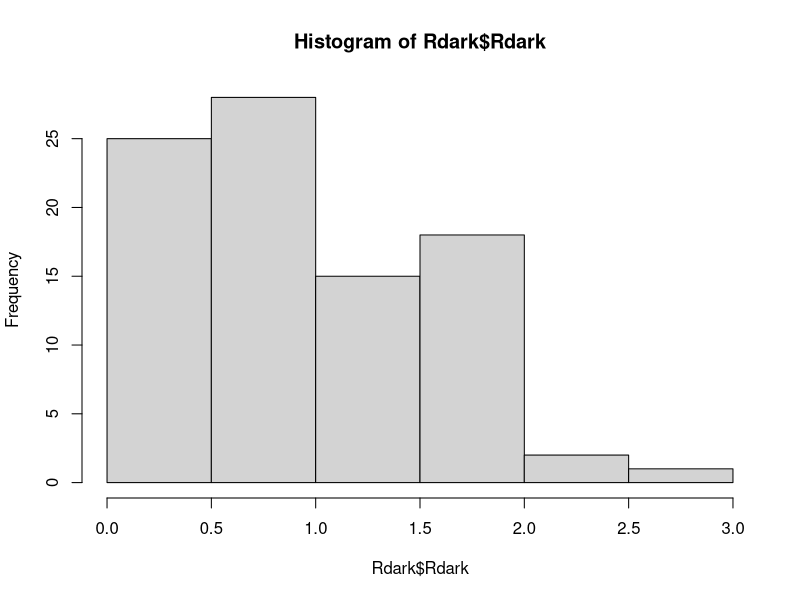
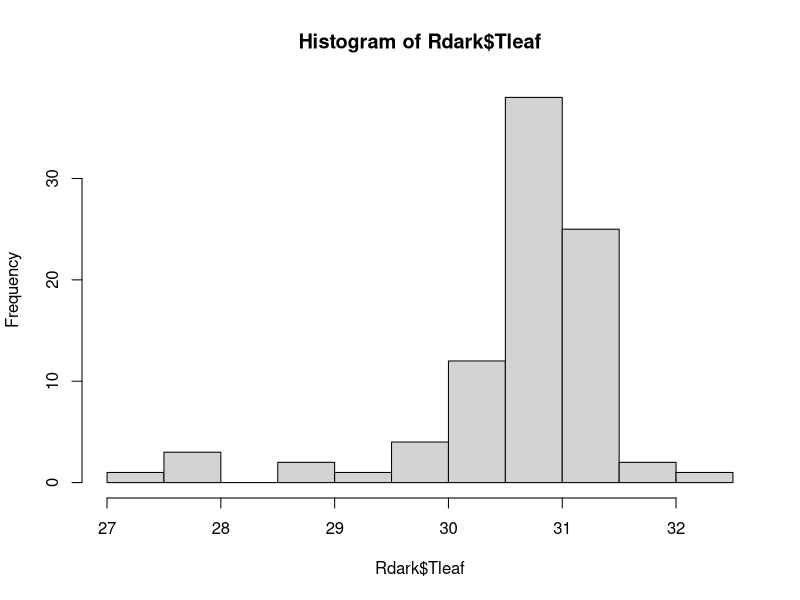

These figures' R source, in order:
## This code is used to import and transform dark respiration data. This is an optional step of the process.
## It is used to import Rdark data and transform it in a standard format

# Load the 'here' package to easily reference files and folders path, which is robust and independent on your platform (Linux, Windows..)
library(here)

# Find the path of the top relative directory
path=here()

# Set the working directory to the 'Lamour_et_al_2021' folder where the data is located
setwd(file.path(path,'/Datasets/Lamour_et_al_2021'))

# Importing the author's Rdark data
data_Rdark=read.csv("PA-SLZ_2020_darkAdaptedRdark_data.csv")

# Averaging the one minute data per SampleID
Rdark=-tapply(X = data_Rdark$A,INDEX = data_Rdark$SampleID,FUN = mean,na.rm=TRUE)
Tleaf=tapply(X=data_Rdark$Tleaf,INDEX = data_Rdark$SampleID,FUN = mean,na.rm=TRUE)

# Creating a Rdark dataframe
Rdark=data.frame(SampleID=names(Rdark),Rdark=Rdark,Tleaf=Tleaf)

# Checking data quality
hist(Rdark$Rdark) # No negative values
hist(Rdark$Tleaf)


# Saving Rdark data
save(Rdark,file="Rdark_data.Rdata")
